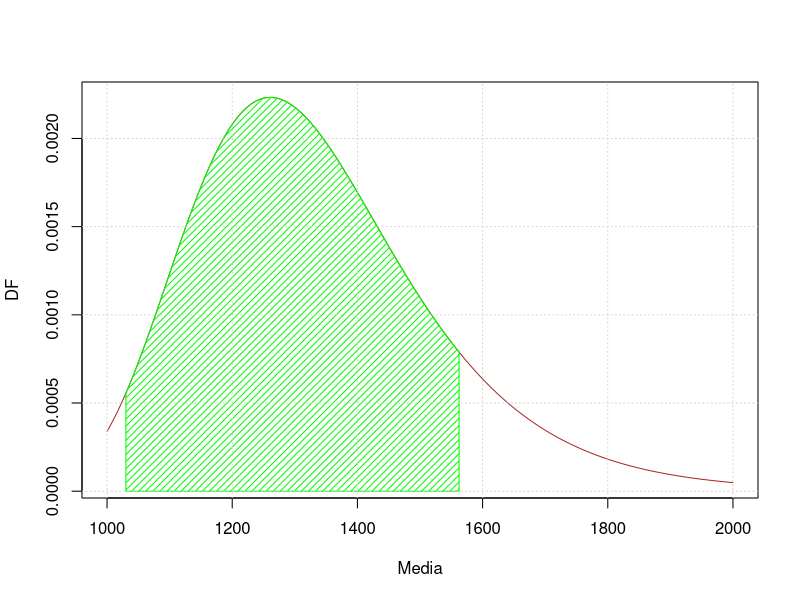

Generate this figure with R:
## ---- chunk 1
# Intervalo de confianza para la media con varianza desconocida 
Ph<-c(1500.21,1210.12,2060.01,1500.08,890.50,1800.30,2015.22,3200.00,1005.40,880.66,2010.1,810.10,2500.00,515.01,625.12,720.25,1601.79,2150.1,605.22,701.30,1012.34,917.45,820.39,1002.20,1102.45,1219.70,623.56)
mu<-mean(Ph) 
mu 
sigma<-sd(Ph)
sigma 
n<-length(Ph)
n  
Ic1<-mu-qt(0.975, df=(n-1))*sigma/sqrt(n) 
Ic2<-mu+qt(0.975, df=(n-1))*sigma/sqrt(n) 
cat(c("lím.Inf. IC 95%=", as.character(round(Ic1,3)), "  lím.Sup. IC 95% =", as.character(round(Ic2,3))))
#Una posible conclusión es quelas rentas mensuales de los habitantes del barrio de Vegueta es superior a 1030, pues 1030 no está en el intervalo de confianza
AB<-seq(1000,2000,0.001) 
DPAB<-dt(AB,n-1, mu) 
plot(AB,DPAB, type = "l", col="brown", xlab="Media", ylab="DF") 
xliminf<-Ic1 
xlimsup<-Ic2 
xv<-AB[AB>=xliminf & AB<=xlimsup] 
yv<-DPAB[AB>=xliminf & AB<=xlimsup] 
xv<-c(xv,xlimsup,xliminf) 
yv<-c(yv,0,0) 
polygon(xv,yv,col = "green", density = 20) 
grid()
t.test(Ph,conf.level = 0.95)
#b)
alfa=0.05
Ho=1000
# Ho: desviacion ≤ 1000
# H1: desviacion >1000
# var1=1.000.000
# var2=1.000.000
t=(1000-mu)/(1000000/sqrt(27))
t
n1=n-1
qchisq(0.95,n1)
s=sigma*sigma
var=Ho*Ho
chicuadrado=((n1)*s)/1000
chicuadrado
#Región crítica RC (hipótesis alternativa) X^2>X^alfa2

#Rechazamos la hipótesis nula H0 cuando χ^2>𝟐38.8851498
pchisq(11,n1)

# Hay evidencia para 1000 euros, no rechazamos la hipótesis nula H0 por el bajo valor del estadistico X^2
#Una dispersion alta sería un indicativo de un reparto desigual de la renta en este barrio.
